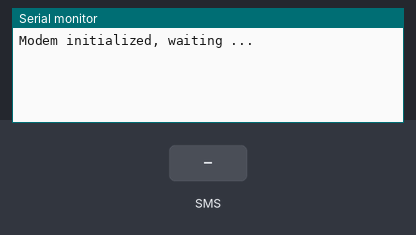
Recording of a sketch running on a simulated Arduino MKR. On the bench: the last lines printed to the serial monitor. The test bench sets the inputs (shaded band).

Above: at 3.2 s.
3.3 s: text message "1" received
At 3.7 s:
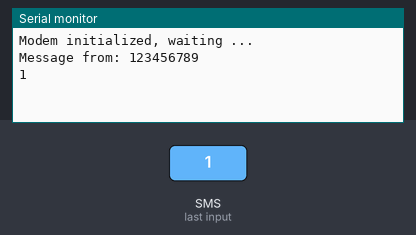
4.8 s: text message "0" received
At 6.0 s:
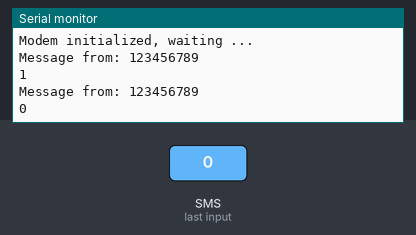
6.3 s: text message "2" received
At 7.2 s:
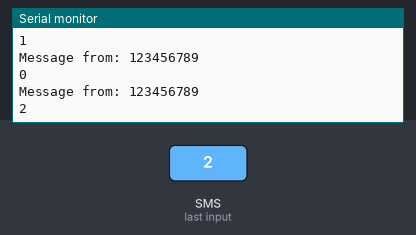

The sketch:

MKR-GSM-Simple-Receive-SMS.ino
```cpp
#include <MKRGSM.h>

GSM gsmAccess;
GSM_SMS sms;

char fromNo[20];
char msg[180];

void setup() {
  // put your setup code here, to run once:
  Serial.begin(115200);
  while(!Serial);
  bool connected = false;
  while (!connected) {
    if (gsmAccess.begin() == GSM_READY) {
      connected = true;
    } else {
      Serial.println("Couldn't initialize modem, waiting ...");
      delay(1000);
    }
  }
  Serial.println("Modem initialized, waiting ...");
}

void loop() {
  // put your main code here, to run repeatedly:
  if (sms.available()) {
    sms.remoteNumber(fromNo, 20);
    Serial.print("Message from: ");
    Serial.println(fromNo);
    int i = 0;
    int j;
    while ( (j = sms.read()) != -1) {
      msg[i++] = (char) j;
    }
    Serial.println(msg);
  }
}
```

Measured:
- after the input at 3.3 s, the serial monitor: prints a new line at once (image 1)
- after the input at 4.8 s, the serial monitor: prints a new line at once (image 2)
- after the input at 6.3 s, the serial monitor: prints a new line at once (image 3)
